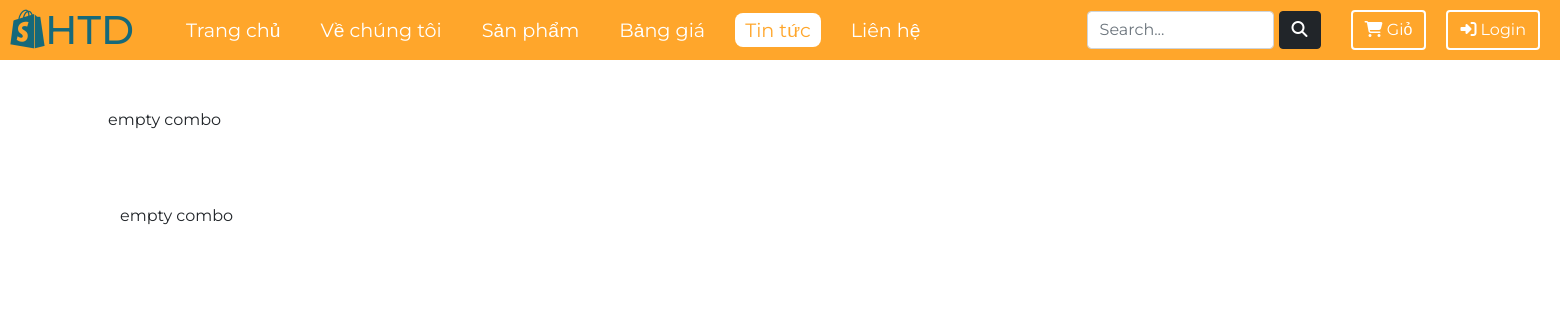
Before: /?url=Home/News/ with the older database file.
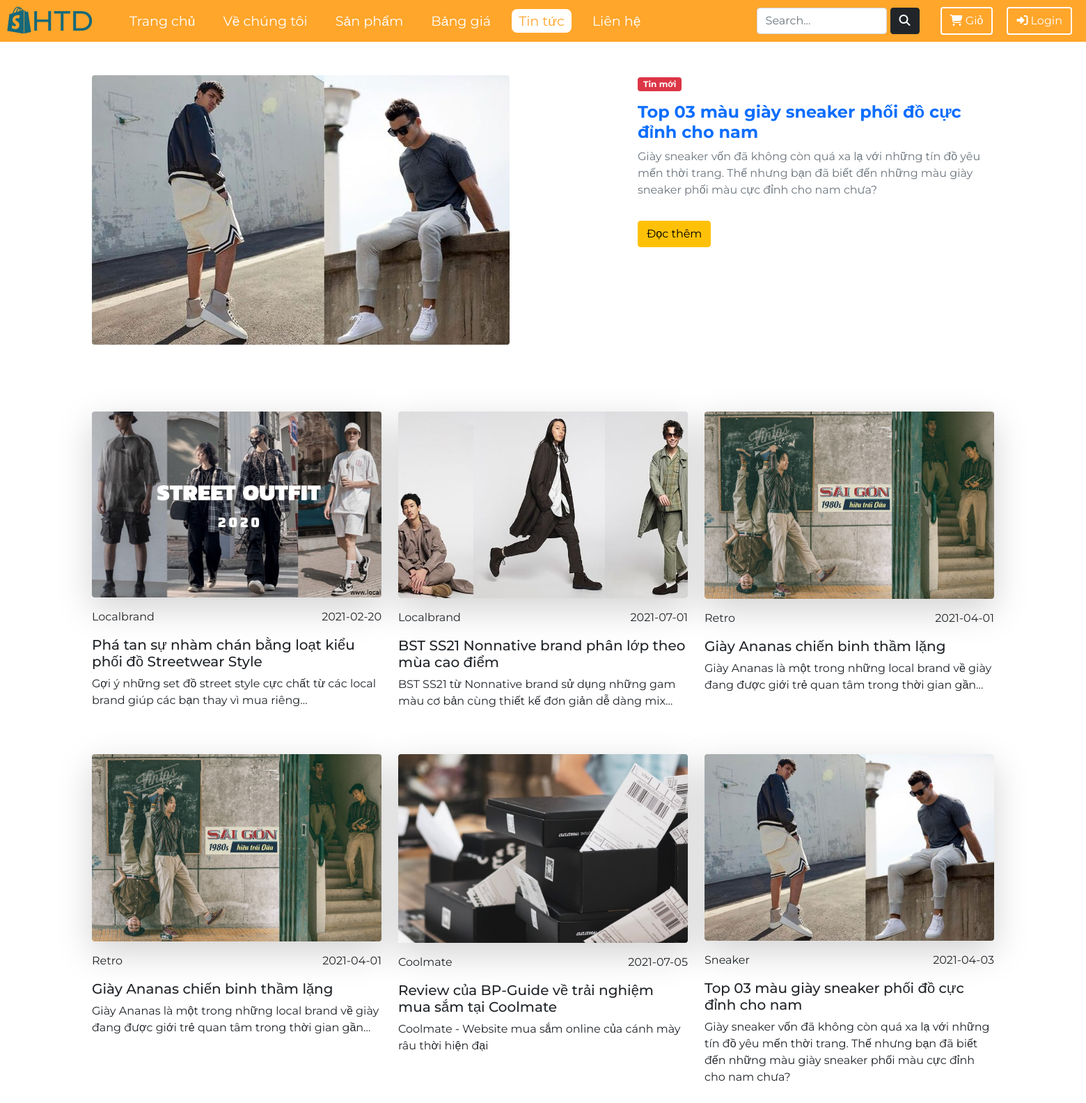
After: the same page with the newer database file.
### tables this page shows
CREATE TABLE `NEWS`(
    `ID` BIGINT PRIMARY KEY AUTO_INCREMENT,
    `CID` BIGINT,
    `KEY` VARCHAR(50),
    `TIME` DATE,
    `TITLE` VARCHAR(70),
    `CONTENT` TEXT,
    `IMG_URL` VARCHAR(50),
    `SHORT_CONTENT` VARCHAR(300)
);

### Function/controller.php (called while the page is built, shortened)
<?php
class Controller{
    public function model($model){
        return new $model;
    }
    public function view($view, $data=[]){
        require_once "./Views/". $view . "/index.php";
    }
}
?>

### Controller/Home.php (called while the page is built, shortened)
<?php
class Home extends Controller{
        function News($user){
            $cus = $this->model($user);
            $news = $cus->get_news();
            $news_list = array();
            foreach($news as $snews){
                array_push($news_list, ([
                    "id" => $snews["id"],
                    "cid" => $snews["cid"],
                    "key" => $snews["key"],
                    "time" => $snews["time"],
                    "title" => $snews["title"],
                    "content" => $snews["content"],
                    "imgurl" => $snews["img_url"],
                    "shortcontent" => $snews["short_content"]]));
            }
            $this->view("News", [
                "news" => $news_list,
                "user" => $user
            ]);
        }
    }
?>

### Function/App.php (called while the page is built, shortened)
<?php
class App{
    protected $action="Home_page";
    function __construct(){
        $arr = $this->UrlProcess();
        if(!empty($arr) && file_exists("./Controller/" . $arr[0].".php")){
            unset($arr[0]);
        }
        $this->controller = new $this->controller;
        if(isset($arr[1])){
            if( method_exists( $this->controller , $arr[1]) ){
                $this->action = $arr[1];
            }
        }
        $this->params = [];
        if(isset($_SESSION["user"]))array_push($this->params,$_SESSION["user"]);
        else{ $_SESSION["user"] = "customer"; array_push($this->params, "customer");}
        call_user_func_array([$this->controller, $this->action], $this->params);
    }
    function UrlProcess(){
        if( isset($_GET["url"]) ){
            return explode("/", filter_var(trim($_GET["url"], "/")));
        }
    }
}
?>

### index.php (called while the page is built, shortened)
<?php
require_once "./Function/App.php";
require_once "./Function/controller.php";
require_once "./Function/DB.php";
$myApp = new App();
?>

### Function/DB.php (called while the page is built, shortened)
<?php
    class DB{
        protected $servername = "localhost";
        protected $username = "root";
        protected $password = "";
        function __construct(){
            $this->connect = mysqli_connect($this->servername, $this->username, $this->password);
        }
    }
?>

### Model/customer.php (called while the page is built, shortened)
<?php
class customer extends DB{
    public function get_news(){
        $query =    "SELECT `news`.`ID` as `id`,
                            `news`.`CID` as `cid`,
                            `news`.`KEY` as `key`,
                            `news`.`TIME` as `time`,
                            `news`.`TITLE` as `title`,
                            `news`.`CONTENT` as `content`,
                            `news`.`IMG_URL` as `img_url`,
                            `news`.`SHORT_CONTENT` as `short_content`
                    FROM `news`";
        return mysqli_query($this->connect, $query);
    }
}
?>

### Views/News/index.php (the view, shortened to what this page needs)
<!DOCTYPE html>
<html lang="en">
<head>
	<link href="https://cdn.jsdelivr.net/npm/bootstrap@5.1.2/dist/css/bootstrap.min.css" rel="stylesheet">
	<link href="../Views/Navbar/navbar.css" rel="stylesheet" type="text/css" />
	<link
      href="https://cdnjs.cloudflare.com/ajax/libs/font-awesome/5.15.3/css/all.min.css"
      rel="stylesheet"
    />
</head>
<body>
<div class="container my-5">
	<section class="pb-4 mt-3 mb-5">
		<div class="row gx-5">
		<?php
			if(empty($data["news"])) echo "empty combo";
			else {
				$new_news = $data["news"][count($data["news"])-1];
					echo
					"<div class=\"col-md-7 mb-4\">
						<div class=\"bg-image bg-white\" >
							<img src=\""  . $new_news["imgurl"] . "\" class=\"img-fluid rounded\">
						</div>
					</div>
					<div class=\"col-md-5 mb-4\">
						<a class=\"text-decoration-none\" href=\"?url=Home/News_detail/". $new_news["id"] ."\">
						<span class=\"badge bg-danger px-2 py-1 shadow-1-strong mb-3\">Tin mới</span>
						<h4><strong>" . $new_news["title"] . "</strong></h4>
						<p class=\"text-muted\">
							" . $new_news["shortcontent"] ."
						</p>
						</a>";
						if($data["user"] != "manager"){
							echo "<a href=\"?url=Home/News_detail/". $new_news["id"] . "\">
								<button type=\"button\" class=\"btn btn-warning mt-3\" >Đọc thêm</button>
							</a>";
						}
					echo "</div>";
			}
		?>
		</div>
	</section>
	<section>
		<div class="row">
			<?php
				if(empty($data["news"])) echo "empty combo";
				else {
					foreach($data["news"] as $row){
						echo "<div class=\"col-lg-4 mb-5\">
							<div>
								<a href=\"?url=Home/News_detail/". $row["id"] . "\" class=\"text-dark text-decoration-none\">
								<div class=\"bg-image shadow-lg bg-white\">
									<img src=\""  . $row["imgurl"] . "\" class=\"img-fluid rounded\">
								</div>
								<div class=\"row mb-3 mt-3\">
									<div class=\"col-6\">"
									. $row["key"] .
									"</div>
									<div class=\"col-6 text-end\">
										<u class=\"text-decoration-none\">" . $row["time"] . "</u>
									</div>
								</div>
									<h5>" . $row["title"] . "</h5>
									<p>" . $row["shortcontent"] . "</p>
								</a>
							</div>
						</div>";
					}
				}
			?>
		</div>
	</section>
</div>
</body>
</html>

Changed rows visible on the page:
added news: IMG_URL (picture), TITLE "Top 03 màu giày sneaker phối đồ cực đỉnh cho nam", SHORT_CONTENT "Giày sneaker vốn đã không còn quá xa lạ với những tín đồ yêu mến thời trang. Thế nhưng bạn đã biết đến những màu giày sneaker phối màu cực đỉnh cho nam chưa?", KEY "Sneaker", TIME "2021-04-03"
added news: IMG_URL (picture), KEY "Localbrand", TIME "2021-02-20", TITLE "Phá tan sự nhàm chán bằng loạt kiểu phối đồ Streetwear Style", SHORT_CONTENT "Gợi ý những set đồ street style cực chất từ các local brand giúp các bạn thay vì mua riêng…"
added news: IMG_URL (picture), KEY "Localbrand", TIME "2021-07-01", TITLE "BST SS21 Nonnative brand phân lớp theo mùa cao điểm", SHORT_CONTENT "BST SS21 từ Nonnative brand sử dụng những gam màu cơ bản cùng thiết kế đơn giản dễ dàng mix…"
added news: IMG_URL (picture), KEY "Retro", TIME "2021-04-01", TITLE "Giày Ananas chiến binh thầm lặng", SHORT_CONTENT "Giày Ananas là một trong những local brand về giày đang được giới trẻ quan tâm trong thời gian gần…"
added news: IMG_URL (picture), KEY "Retro", TIME "2021-04-01", TITLE "Giày Ananas chiến binh thầm lặng", SHORT_CONTENT "Giày Ananas là một trong những local brand về giày đang được giới trẻ quan tâm trong thời gian gần…"
added news: IMG_URL (picture), KEY "Coolmate", TIME "2021-07-05", TITLE "Review của BP-Guide về trải nghiệm mua sắm tại Coolmate", SHORT_CONTENT "Coolmate - Website mua sắm online của cánh mày râu thời hiện đại"
Other visible differences:
text no longer shown: "empty combo empty combo"
text now shown: "Tin mới Đọc thêm"
